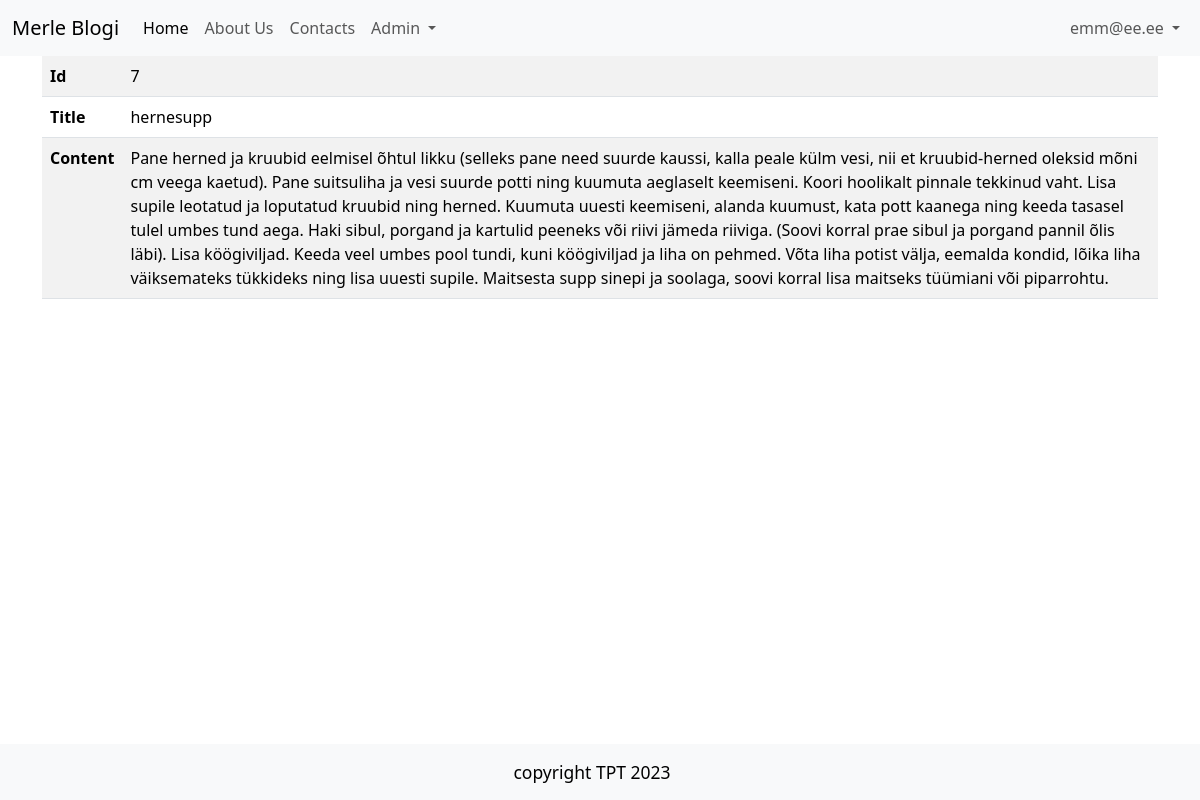
/admin/articles/show?id=7 (signed in), run on the app's committed database.
### tables this page shows
CREATE TABLE users
(
    id       integer
        constraint users_pk
            primary key autoincrement,
    email    text not null
        constraint users_pk2
            unique,
    password text not null
);

CREATE TABLE "articles"
(
    id    integer
        constraint articles_pk
            primary key autoincrement,
    title text not null,
    body  text
);

### src/Controllers/ArticlesController.php (called while the page is built, shortened)
<?php
class ArticlesController {
    public function show() {
        $article = Article::find($_GET['id']);
        include 'views/articles/show.php';
    }
}

### src/DB.php (called while the page is built, shortened)
<?php
class DB {
    public $conn;
    public function __construct()
    {
        try {
            $this->conn = new PDO("sqlite:" . __DIR__ . "/../db.sqlite");
            $this->conn->setAttribute(PDO::ATTR_ERRMODE, PDO::ERRMODE_EXCEPTION);
        } catch(PDOException $e) {
            echo "Connection failed: " . $e->getMessage();
          }
    }
    public function find($table, $class, $id){
        $stmt = $this->conn->prepare("SELECT * FROM $table WHERE id=$id");
        $stmt->execute();
        $stmt->setFetchMode(PDO::FETCH_CLASS, $class);
        return $stmt->fetch();
    }
}

### src/Models/Model.php (called while the page is built, shortened)
<?php
class Model {
    public static $table;
    public static function find($id) {
        $db = new DB();
        return $db ->find(static::$table, static::class, $id);
    }
}

### src/Models/User.php (called while the page is built, shortened)
<?php
class User extends Model{
    public static function auth() {
        if(isset($_SESSION['user_id'])) {
            return User::find($_SESSION['user_id']);
        }
            return null;
    }
}

### helpers.php (called while the page is built, shortened)
<?php
function auth(){
    return User::auth();
}

### views/articles/show.php (the view)
<?php include 'views/partials/header.php' ?>
    <table class="table table-striped table-hover">
        <tr>
            <th>Id</th>
            <td><?=$article->id?></td>
        </tr>
        <tr>
            <th>Title</th>
            <td><?=$article->title?></td>
        </tr>
        <tr>
            <th>Content</th>
            <td><?=$article->body?></td>
        </tr>
    </table>
<?php include 'views/partials/footer.php' ?>

### views/partials/nav.php (shortened to what this page needs)
<nav class="navbar navbar-expand-lg bg-body-tertiary">
  <div class="container-fluid">
    <a class="navbar-brand" href="/">Merle Blogi</a>
    <div class="collapse navbar-collapse justify-content-between" id="navbarNav">
      <ul class="navbar-nav">
        <li class="nav-item">
          <a class="nav-link active" aria-current="page" href="/">Home</a>
        </li>
        <li class="nav-item">
          <a class="nav-link" href="/about">About Us</a>
        </li>
        <li class="nav-item">
          <a class="nav-link" href="/contacts">Contacts</a>
        </li>
        <?php if(auth()): ?>
        <li class="nav-item dropdown">
          <a class="nav-link dropdown-toggle" href="#" role="button" data-bs-toggle="dropdown" aria-expanded="false">
            Admin
          </a>
        </li>
        <?php endif ?>
      </ul>
      <ul class="navbar-nav">
        <?php if(auth()): ?>
          <li class="nav-item dropdown">
            <a class="nav-link dropdown-toggle" href="#" role="button" data-bs-toggle="dropdown" aria-expanded="false">
            <?=auth()->email?>
            </a>
        </li>
        <?php endif ?>
    </ul>
    </div>
  </div>
</nav>

### data on the page
users: email "emm@ee.ee"
articles: id "7", title "hernesupp", body "Pane herned ja kruubid eelmisel õhtul likku (selleks pane need suurde kaussi, kalla peale külm vesi, nii et kruubid-herned oleksid mõni cm veega kaetud). Pane suitsuliha ja vesi suurde potti ning kuumuta aeglaselt keemiseni. Koori hoolikalt pinnale tekkinud vaht. Lisa supile leotatud ja loputatud kruubid ning herned. Kuumuta uuesti keemiseni, alanda kuumust, kata pott kaanega ning keeda tasasel tulel umbes tund aega. Haki sibul, porgand ja kartulid peeneks või riivi jämeda riiviga. (Soovi korral prae sibul ja porgand pannil õlis läbi). Lisa köögiviljad. Keeda veel umbes pool tundi, kuni köögiviljad ja liha on pehmed. Võta liha potist välja, eemalda kondid, lõika liha väiksemateks tükkideks…"
